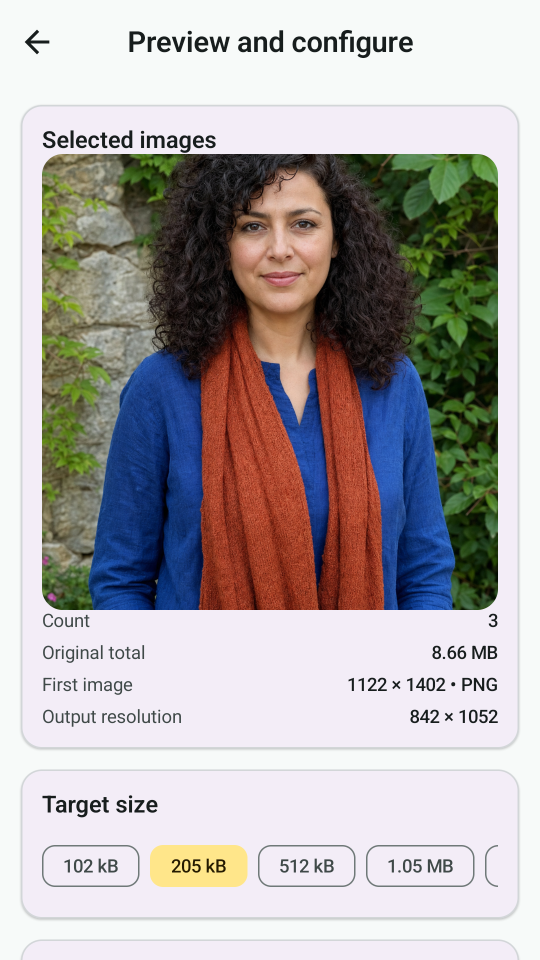
#> input picture marketing/google_ads/images/raw/editor_portrait_1080x1920.png, 1080 x 1920 px (shown at 1/2 size)
$ python build_assets.py
#> lines starting #> are read from the running program, lines starting #| are printed output that depends on the picture
#!/usr/bin/env python3
"""Build truthful Google Ads assets from deterministic real-app captures."""

from __future__ import annotations

import csv
import json
import shutil
import subprocess
import tempfile
from pathlib import Path

from PIL import Image, ImageDraw, ImageFont, ImageOps


GOOGLE_ADS = Path(__file__).resolve().parents[1]
REPO_ROOT = Path(__file__).resolve().parents[3]
RAW_IMAGES = GOOGLE_ADS / "images" / "raw"
FINAL_IMAGES = GOOGLE_ADS / "images" / "final"
RAW_VIDEOS = GOOGLE_ADS / "videos" / "raw"
FINAL_VIDEOS = GOOGLE_ADS / "videos" / "final"
TEXT_DIR = GOOGLE_ADS / "text"
QA_DIR = GOOGLE_ADS / "qa"


TEXT_COLUMNS = [
    "id",
    "text",
    "character_count",
    "creative_angle",
    "verified_feature_source",
    "recommended_priority",
]

SHORT_HEADLINES = [
    ("SH01", "Compress photos", "Core compression", "README.md:3", "high"),
    ("SH02", "Set a target size", "Target-size control", "CompressionConfig.kt:5-30", "high"),
    ("SH03", "Resize with control", "Resizing", "CompressionConfig.kt:32-38", "medium"),
    ("SH04", "Remove photo backgrounds", "Background removal", "README.md:40-45", "high"),
    ("SH05", "Compare before you save", "Before-and-after comparison", "play-store/store-listing.md:52", "high"),
    ("SH06", "Batch-compress your photos", "Batch processing", "play-store/store-listing.md:56", "high"),
    ("SH07", "Choose JPG, PNG or WEBP", "Format conversion", "play-store/store-listing.md:59", "medium"),
    ("SH08", "Keep photo work on-device", "On-device processing", "README.md:3", "high"),
    ("SH09", "Photo Compressor & BG Remover", "Brand", "app/src/main/res/values/strings.xml:4", "medium"),
    ("SH10", "Balance quality and size", "Quality modes", "EditorScreen.kt:quality_mode", "medium"),
    ("SH11", "Resize by percent or pixels", "Flexible resizing", "play-store/store-listing.md:58", "medium"),
    ("SH12", "See the size you saved", "Measurable result", "ResultScreen.kt:compression_stats", "medium"),
    ("SH13", "Convert image formats", "Format conversion", "play-store/store-listing.md:59", "medium"),
    ("SH14", "Make sharing files smaller", "Smaller sharing files", "play-store/store-listing.md:73", "medium"),
    ("SH15", "Process up to 50 photos", "Batch capacity", "play-store/store-listing.md:56", "medium"),
]

LONG_HEADLINES = [
    (
        "LH01",
        "Compress photos toward a KB or MB target, then compare before you save.",
        "Target-size compression",
        "play-store/store-listing.md:52",
        "high",
    ),
    (
        "LH02",
        "Resize photos by percentage or custom dimensions and keep the aspect ratio when needed.",
        "Flexible resizing",
        "play-store/store-listing.md:58",
        "medium",
    ),
    (
        "LH03",
        "Remove or replace photo backgrounds on your device without uploading your images.",
        "On-device background removal",
        "README.md:40-45",
        "high",
    ),
    (
        "LH04",
        "Process one photo or a batch of up to 50 and export as JPG, PNG, or WEBP.",
        "Batch and formats",
        "play-store/store-listing.md:56-59",
        "high",
    ),
    (
        "LH05",
        "Photo Compressor & BG Remover combines compression, resizing, conversion, and cleanup.",
        "All-in-one workflow",
        "README.md:3",
        "medium",
    ),
]

DESCRIPTIONS = [
    (
        "DS01",
        "Set a KB or MB target and choose the balance between quality and file size.",
        "Target-size control",
        "CompressionConfig.kt:5-51",
        "high",
    ),
    (
        "DS02",
        "Compare original and processed images before saving, sharing, or opening.",
        "Before-and-after comparison",
        "play-store/store-listing.md:52",
        "high",
    ),
    (
        "DS03",
        "Resize by percent or custom pixels, then export as JPG, PNG, or WEBP.",
        "Resize and convert",
        "play-store/store-listing.md:58-59",
        "medium",
    ),
    (
        "DS04",
        "Remove or replace photo backgrounds on your device with a bundled model.",
        "On-device background removal",
        "README.md:40-45",
        "high",
    ),
    (
        "DS05",
        "Select one image or batch-process up to 50 with the same compression settings.",
        "Batch processing",
        "play-store/store-listing.md:52-56",
        "high",
    ),
]


IMAGE_SPECS = [
    (
        "landscape/editor_target_size_landscape_1200x628.png",
        "editor_portrait_1080x1920.png",
        (1200, 628),
        (0.5, 0.92),
        "Meaningful size decision",
        "CI-02",
        "Performance Max and App campaign",
    ),
    (
        "landscape/background_result_landscape_1200x628.png",
        "background_landscape_1920x1080.png",
        (1200, 628),
        (0.5, 0.37),
        "On-device background removal",
        "CI-05",
        "Performance Max and App campaign",
    ),
    (
        "landscape/compare_result_landscape_1200x628.png",
        "result_landscape_1920x1080.png",
        (1200, 628),
        (0.5, 0.38),
        "Before-and-after proof",
        "CI-04",
        "Performance Max and App campaign",
    ),
    (
        "landscape/batch_complete_landscape_1200x628.png",
        "batch_landscape_1920x1080.png",
        (1200, 628),
        (0.5, 0.35),
        "Batch completion",
        "CI-03",
        "Performance Max and App campaign",
    ),
    (
        "square/home_batch_square_1200x1200.png",
        "home_portrait_1080x1920.png",
        (1200, 1200),
        (0.5, 0.0),
        "Objective instantly",
        "CI-01",
        "Performance Max and App campaign",
    ),
    (
        "square/history_outputs_square_1200x1200.png",
        "history_portrait_1080x1920.png",
        (1200, 1200),
        (0.5, 0.0),
        "Completed outputs",
        "CI-06",
        "Performance Max and App campaign",
    ),
    (
        "square/background_result_square_1200x1200.png",
        "background_portrait_1080x1920.png",
        (1200, 1200),
        (0.5, 0.0),
        "On-device background removal",
        "CI-05",
        "Performance Max and App campaign",
    ),
    (
        "square/compare_result_square_1200x1200.png",
        "result_portrait_1080x1920.png",
        (1200, 1200),
        (0.5, 0.0),
        "Before-and-after proof",
        "CI-04",
        "Performance Max and App campaign",
    ),
    (
        "vertical/home_batch_vertical_1200x1500.png",
        "home_portrait_1080x1920.png",
        (1200, 1500),
        (0.5, 0.0),
        "Objective instantly",
        "CI-01",
        "Performance Max and App campaign",
    ),
    (
        "vertical/editor_resize_preview_vertical_1200x1500.png",
        "editor_portrait_1080x1920.png",
        (1200, 1500),
        (0.5, 0.53),
        "Resize and output information",
        "CI-02",
        "Performance Max and App campaign",
    ),
    (
        "vertical/batch_complete_vertical_1200x1500.png",
        "batch_portrait_1080x1920.png",
        (1200, 1500),
        (0.5, 0.0),
        "Batch completion",
        "CI-03",
        "Performance Max and App campaign",
    ),
    (
        "vertical/background_result_vertical_1200x1500.png",
        "background_portrait_1080x1920.png",
        (1200, 1500),
        (0.5, 0.0),
        "On-device background removal",
        "CI-05",
        "Performance Max and App campaign",
    ),
]


VIDEO_METADATA = {
    "concept_a": {
        "angle": "On-device background removal",
        "state_id": "CI-02>CI-05>CI-01",
    },
    "concept_b": {
        "angle": "Batch challenge and satisfying result",
        "state_id": "CI-01>CI-02>CI-03>CI-04",
    },
}


def run(command: list[str]) -> None:
    subprocess.run(command, cwd=REPO_ROOT, check=True)


def write_csv(path: Path, rows: list[tuple[str, str, str, str, str]]) -> None:
    path.parent.mkdir(parents=True, exist_ok=True)
    with path.open("w", encoding="utf-8", newline="") as handle:
        writer = csv.DictWriter(handle, fieldnames=TEXT_COLUMNS)
        writer.writeheader()
        for asset_id, text, angle, source, priority in rows:
            writer.writerow(
                {
                    "id": asset_id,
                    "text": text,
                    "character_count": len(text),
                    "creative_angle": angle,
                    "verified_feature_source": source,
                    "recommended_priority": priority,
                }
            )


def build_text_assets() -> None:
    write_csv(TEXT_DIR / "SHORT_HEADLINES.csv", SHORT_HEADLINES)
    write_csv(TEXT_DIR / "LONG_HEADLINES.csv", LONG_HEADLINES)
    write_csv(TEXT_DIR / "DESCRIPTIONS.csv", DESCRIPTIONS)


def build_images() -> list[dict[str, str]]:
    manifest_rows: list[dict[str, str]] = []
    for relative_output, source_name, size, centering, angle, state_id, use in IMAGE_SPECS:
        source = RAW_IMAGES / source_name
        output = FINAL_IMAGES / relative_output
        output.parent.mkdir(parents=True, exist_ok=True)
        with Image.open(source) as image:
#> image is the input picture: PIL image 1080x1920 RGBA; mean R, G, B, A 175.4, 170.6, 171.1, 255
            image = image.convert("RGB")
#> image: PIL image 1080x1920 RGB
            fitted = ImageOps.fit(
                image,
                size,
                method=Image.Resampling.LANCZOS,
                centering=centering,
            )
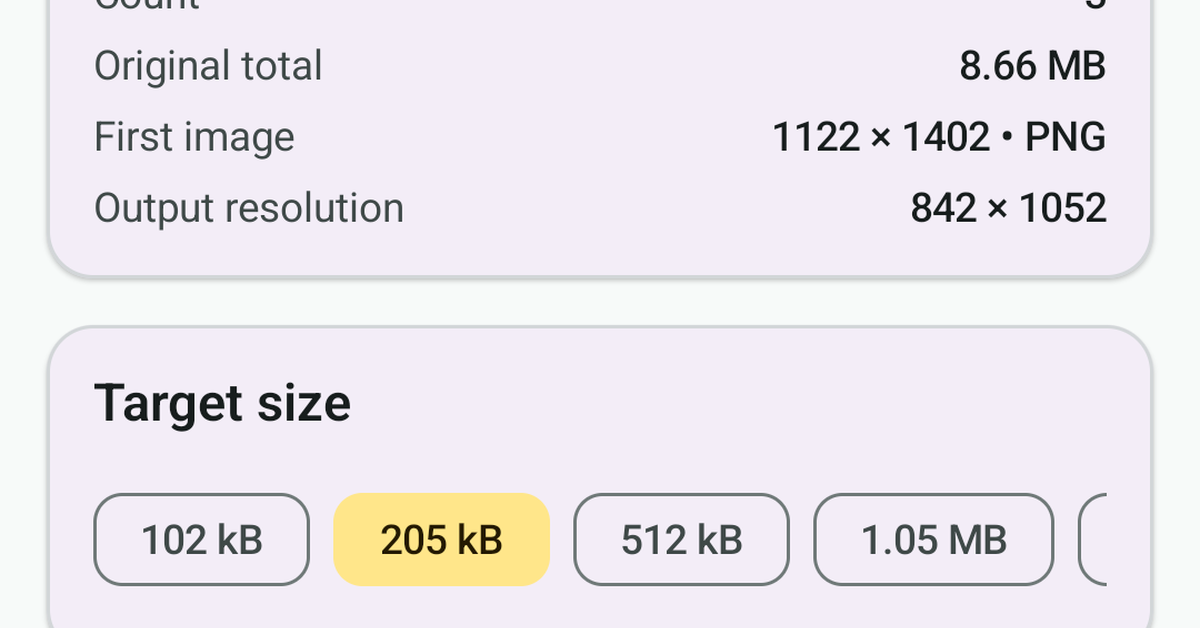
#> fitted: PIL image 1200x628 RGB; mean R, G, B 235.8, 231.4, 236.7
            fitted.save(output, format="PNG", optimize=True, compress_level=9)
        orientation = output.parent.name
        manifest_rows.append(
            {
                "filename": output.relative_to(GOOGLE_ADS).as_posix(),
                "creative_angle": angle,
                "level_or_state_id": state_id,
                "orientation": orientation,
                "dimensions": f"{size[0]}x{size[1]}",
                "duration_seconds": "",
                "intended_campaign_use": use,
            }
        )
    return manifest_rows


# [336 lines left out: functions encode_video, build_concept_a_master, build_concept_b_master, ffprobe, build_videos, load_font and 4 more, not called in this run]


def main() -> None:
    build_text_assets()
    image_rows = build_images()
    video_rows = build_videos()
    build_contact_sheet()
    build_storyboards()
    write_manifest(image_rows + video_rows)
    print(f"Built {len(SHORT_HEADLINES) + len(LONG_HEADLINES) + len(DESCRIPTIONS)} text assets")
    print(f"Built {len(image_rows)} final images")
    print(f"Built {len(video_rows)} final videos")


if __name__ == "__main__":
#> (the run stopped early here; a loop or call above may not have finished)
